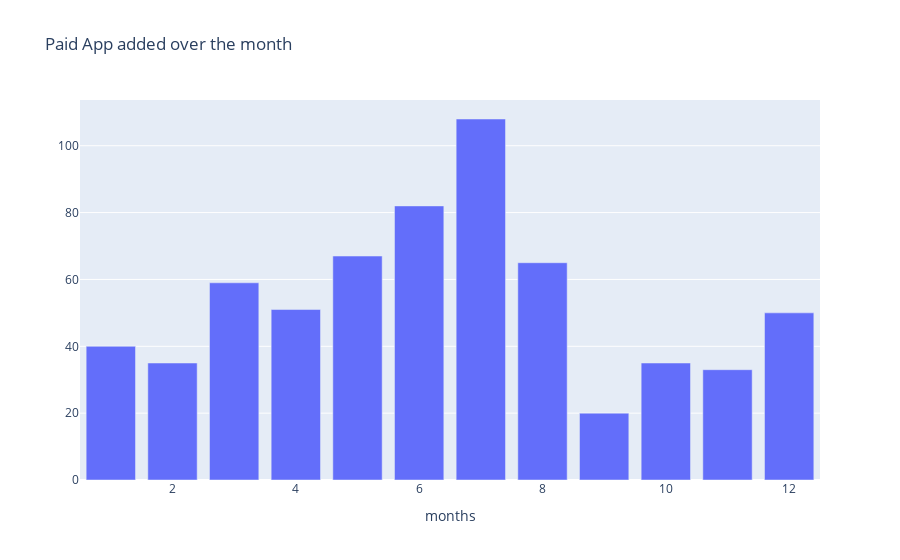

The notebook cell this image was saved under:
### Code cell
col='month_added'
v2=d2[col].value_counts().reset_index()
v2=v2.rename(columns={col:'count','index':col})
v2['percent']=v2['count'].apply(lambda x : 100*x/sum(v2['count']))
v2=v2.sort_values(col)
trace1 = go.Bar(x=v2[col], y=v2["count"], name="aid", marker=dict())
layout={'title':"Paid App added over the month",'xaxis':{'title':"months"}}
fig = go.Figure(data=[trace1], layout=layout)
iplot(fig)

### Figure 1 — Plotly figure (JSON) as saved in the notebook; plotly's stock layout.template omitted (floating-point values rounded to 4 significant figures)
{"data": [{"name": "aid", "type": "bar", "x": [1, 2, 3, 4, 5, 6, 7, 8, 9, 10, 11, 12], "y": [40, 35, 59, 51, 67, 82, 108, 65, 20, 35, 33, 50]}], "layout": {"title": {"text": "Paid App added over the month"}, "xaxis": {"title": {"text": "months"}}}}
